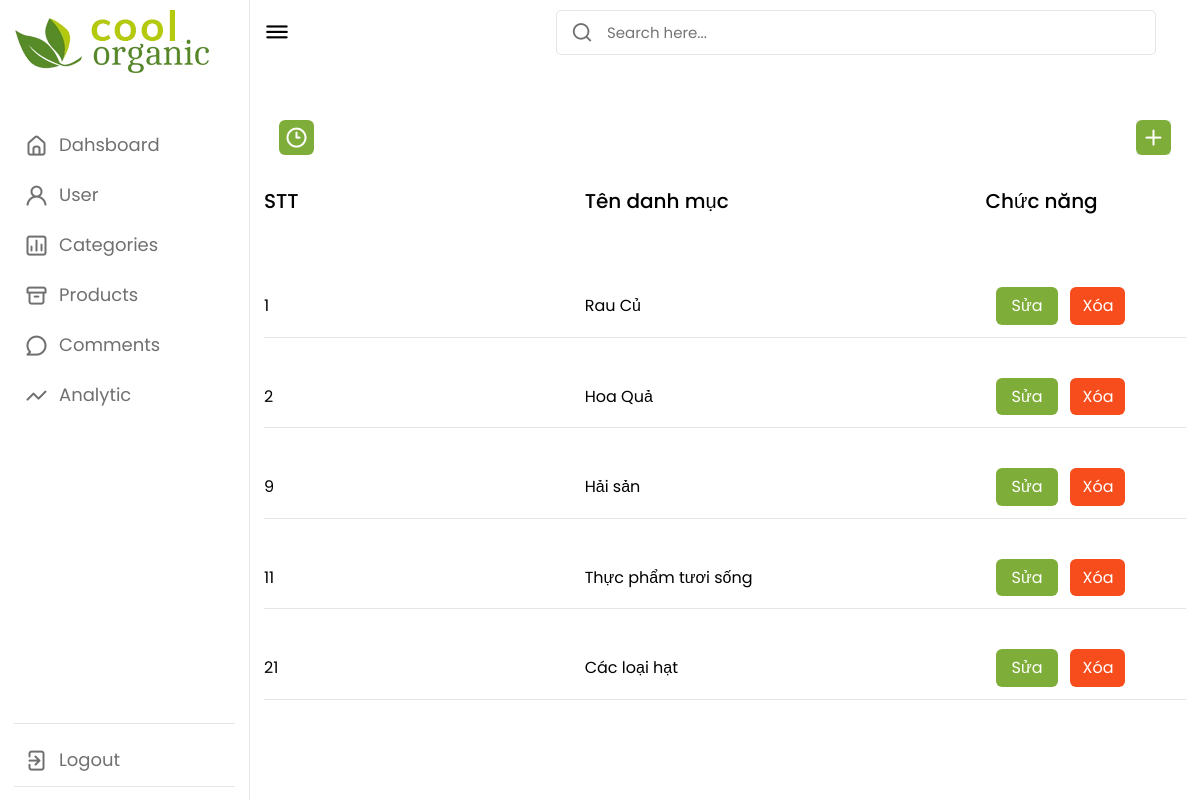
/admin/loai-hang/index.php?btn_list (signed in), run on the app's committed database.
### tables this page shows
CREATE TABLE `loai` (
  `ma_loai` int(11) NOT NULL,
  `ten_loai` varchar(50) NOT NULL
);

### admin/loai-hang/index.php (called while the page is built, shortened)
<?php
require_once '../../dao/loai.php';
require_once '../../dao/pdo.php';
if (exist_param("btn_list")) {
    $items_loai = loai_selectAll();
} else {
    $items_loai = loai_selectAll();
    $VIEW_NAME = "add.php";
}
require "../layout.php";

### dao/pdo.php (called while the page is built, shortened)
<?php
function pdo_get_connection() {
    $servername = "localhost";
    $databasename = "sample_project";
    $username = "root";
    $password = "";
    try {
        $conn = new PDO("mysql:host=$servername;dbname=$databasename", $username, $password);
        $conn->setAttribute(PDO::ATTR_ERRMODE, PDO::ERRMODE_EXCEPTION);
        return $conn;
    } catch (PDOException $e) {
        return "Lỗi kết nối: " . $e->getMessage();
    }
}
function pdo_query($sql) {
    $sql_args = array_slice(func_get_args(), 1);
    try {
        $conn = pdo_get_connection();
        $stmt = $conn->prepare($sql);
        $stmt->execute($sql_args);
        $row = $stmt->fetchAll();
        return $row;
    } catch (PDOException $e) {
        throw $e;
    } finally {
        unset($conn);
    }
}

### dao/loai.php (called while the page is built, shortened)
<?php
function loai_selectAll()
{
    $sql = "SELECT * FROM loai ORDER BY ma_loai ASC";
    return pdo_query($sql);
}

### admin/loai-hang/list.php (the view, shortened to what this page needs)
<div class="top">
    <i class="uil uil-bars sidebar-toggle"></i>
    <div class="search-box">
        <form method="GET">
            <button type="submit">
                <i class="uil uil-search"></i>
            </button>
            <input type="text" name="name" value="" placeholder="Search here...">
        </form>
    </div>
</div>
<div class="dash-content">
    <div class="overview">
        <div class="activity">
            <div class="activity-header">
                <div class="title">
                    <i class="uil uil-clock-three"></i>
                    <span class="text">Categories Management</span>
                </div>
                <div class="add title">
                    <button class="text openbox">
                        <a href="./index.php?btn_add">
                            <i class="uil uil-plus"></i>
                        </a>
                    </button>
                </div>
            </div>
            <div class="activity-categories">
                <div class="title-categories">
                    <div class="title-pro stt">STT</div>
                    <div class="title-pro categories">Tên danh mục</div>
                    <div class="title-pro func">Chức năng</div>
                </div>
                <?php
                if (is_array($items_loai) || is_object($items_loai)) {
                    foreach ($items_loai as $loai) {
                        extract($loai);
                ?>
                        <div class="list-categories">
                            <div class="name"><?= $ma_loai ?></div>
                            <div class="qty"><?= $ten_loai ?></div>
                            <div class="func">
                                <a href="./index.php?btn_edit&ma_loai=<?= $ma_loai ?>">
                                    <button class="btn btn-update updateBtn">Sửa</button>
                                </a>
                                <a onclick="confirm('Bạn có chắc chắn muốn xóa không')" href="./index.php?btn_delete&ma_loai=<?= $ma_loai ?>">
                                    <button class="btn btn-delete" name="delete">Xóa</button>
                                </a>
                            </div>
                        </div>
                <?php }
                } ?>
            </div>
        </div>
    </div>
</div>

### admin/content/style.css (style rules this page uses)
* { margin: 0; padding: 0; box-sizing: border-box; font-family: 'Poppins', sans-serif; }
:root { --primary-color: #7fad39; --panel-color: #FFF; --text-color: #000; --black-light-color: #707070; --border-color: #e6e5e5; --toggle-color: #DDD; --box1-color: #4DA3FF; --box2-color: #FFE6AC; --box3-color: #E7D1FC; --title-icon-color: #fff; --tran-05: all 0.5s ease; --tran-03: all 0.3s ease; --tran-03: all 0.2s ease; }
button { border: none; outline: none; cursor: pointer; }
body { min-height: 100vh; background-color: var(--primary-color); }
.dashboard .top { position: fixed; top: 0; left: 250px; display: flex; width: calc(100% - 250px); justify-content: space-between; align-items: center; padding: 10px 14px; background-color: var(--panel-color); transition: var(--tran-05); z-index: 10; }
.dashboard .top .sidebar-toggle { font-size: 26px; color: var(--text-color); cursor: pointer; }
.dashboard .top .search-box { position: relative; height: 45px; max-width: 600px; width: 100%; margin: 0 30px; }
.top .search-box input { position: absolute; border: 1px solid var(--border-color); background-color: var(--panel-color); padding: 0 25px 0 50px; border-radius: 5px; height: 100%; width: 100%; color: var(--text-color); font-size: 15px; font-weight: 400; outline: none; }
.top .search-box i { position: absolute; left: 15px; font-size: 22px; z-index: 10; top: 50%; transform: translateY(-50%); color: var(--black-light-color); }
.dashboard .dash-content { padding-top: 50px; }
.dash-content .title { display: flex; align-items: center; margin: 60px 0 30px 0; }
.dash-content .title i { position: relative; height: 35px; width: 35px; background-color: var(--primary-color); border-radius: 6px; color: var(--title-icon-color); display: flex; align-items: center; justify-content: center; font-size: 24px; }
.dash-content .title .text, .dash-content .activity-header .list .text { font-size: 18px; font-weight: 500; color: white; margin-left: 10px; }
.activity-header { display: flex; justify-content: space-between; align-items: center; margin: 0 15px; }
.activity-header button { border: none; outline: none; }
.title-categories, .list-categories { display: grid; grid-template-columns: 1.6fr 2fr 1fr; align-items: center; }
.list-categories { margin: 40px 0; padding-bottom: 12px; border-bottom: 1px solid var(--border-color); }
.title-pro { font-size: 20px; font-weight: 500; color: var(--text-color); margin-bottom: 30px; }
.btn-add, .btn-update { outline: none; border: none; padding: 10px 20px; background-color: var(--primary-color); color: white; border-radius: 6px; cursor: pointer; display: block; width: 100%; }
i, .del-icon { cursor: pointer; font-size: 18px; }
.func { display: flex; justify-content: center; align-items: center; }
.func a { margin: 0 6px; }
.btn { display: inline-block; padding: 6px 12px; margin: 0 4px; border-radius: 6px; }
.btn-update { background-color: #7fad39; color: white; }
.btn-delete { background-color: rgb(247, 76, 28); color: white; }
.func { text-decoration: none; justify-content: left; }

### data on the page
loai: ma_loai "1", ten_loai "Rau Củ"
loai: ma_loai "2", ten_loai "Hoa Quả"
loai: ma_loai "9", ten_loai "Hải sản"
loai: ma_loai "11", ten_loai "Thực phẩm tươi sống"
loai: ma_loai "21", ten_loai "Các loại hạt"
